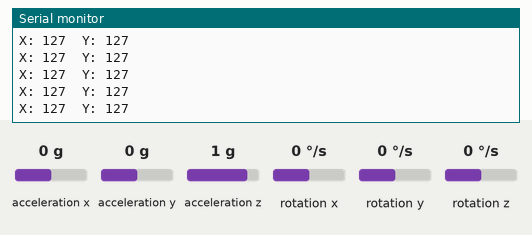
Recording of a sketch running on a simulated Arduino Uno, built with avr-gcc and run on an emulated ATmega328P. On the bench: the last lines printed to the serial monitor. The inputs (shaded band) are chosen by the test bench; at power-on: acceleration x 0 g, acceleration y 0 g, acceleration z 1 g, rotation x 0 °/s, rotation y 0 °/s, rotation z 0 °/s. No radio packets arrive unless stated.

Above: at 2.5 s.
2.6 s: acceleration x set to -1.4 g
At 3.1 s:
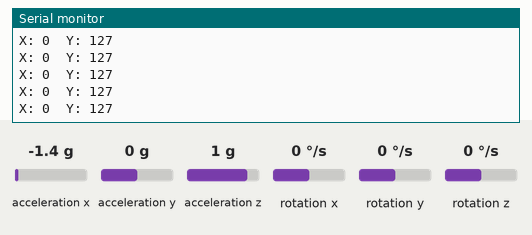
5.6 s: acceleration x set to 0 g
At 6.1 s:
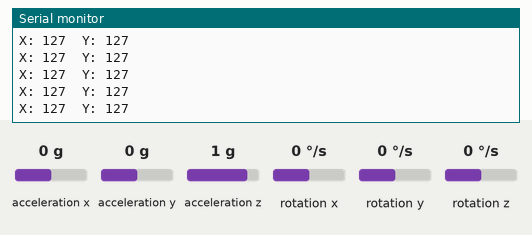
8.6 s: acceleration y set to -1.4 g
At 9.6 s:
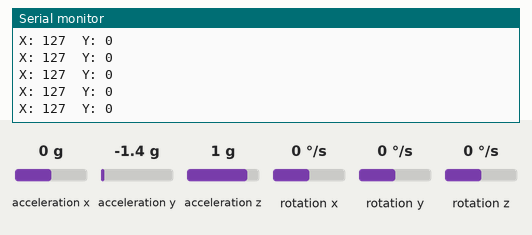

Measured:
- after the input at 2.6 s, the serial monitor: prints a new line at once (image 1)
- after the input at 8.6 s, the serial monitor: prints a new line at once (image 3)

The sketch:

Transmitter.ino
```cpp
#include <Wire.h>
#include <SPI.h>
#include <nRF24L01.h>
#include <RF24.h>
#include <MPU6050.h>

RF24 radio(8, 9);
MPU6050 mpu;

const uint64_t pipeOut = 0xF9E8F0F0E1LL;

struct PacketData {
  byte xAxisValue;
  byte yAxisValue;
};

PacketData packet;

int16_t baseAx, baseAy, baseAz;
int16_t ax, ay, az, gx, gy, gz;

void setup() {
  Serial.begin(115200);
  radio.begin();
  radio.setDataRate(RF24_250KBPS);
  radio.openWritingPipe(pipeOut);
  Wire.begin();
  mpu.initialize();
  if (!mpu.testConnection()) {
    Serial.println("MPU6050 connection failed!");
    while (1);
  }
  calibrateMPU();
}

void loop() {
  mpu.getMotion6(&ax, &ay, &az, &gx, &gy, &gz);
  int mappedX = map(ax - baseAx, -17000, 17000, 0, 254);
  int mappedY = map(ay - baseAy, -17000, 17000, 0, 254);
  packet.xAxisValue = constrain(mappedX, 0, 254);
  packet.yAxisValue = constrain(mappedY, 0, 254);
  radio.write(&packet, sizeof(PacketData));
  Serial.print("X: ");
  Serial.print(packet.xAxisValue);
  Serial.print("\tY: ");
  Serial.println(packet.yAxisValue);
  delay(10);
}

void calibrateMPU() {
  int numSamples = 100;
  long sumAx = 0, sumAy = 0, sumAz = 0;

  for (int i = 0; i < numSamples; i++) {
    mpu.getMotion6(&ax, &ay, &az, &gx, &gy, &gz);
    sumAx += ax;
    sumAy += ay;
    sumAz += az;
    delay(10);
  }

  baseAx = sumAx / numSamples;
  baseAy = sumAy / numSamples;
  baseAz = sumAz / numSamples;

  Serial.println("Calibration complete.");
}
```
